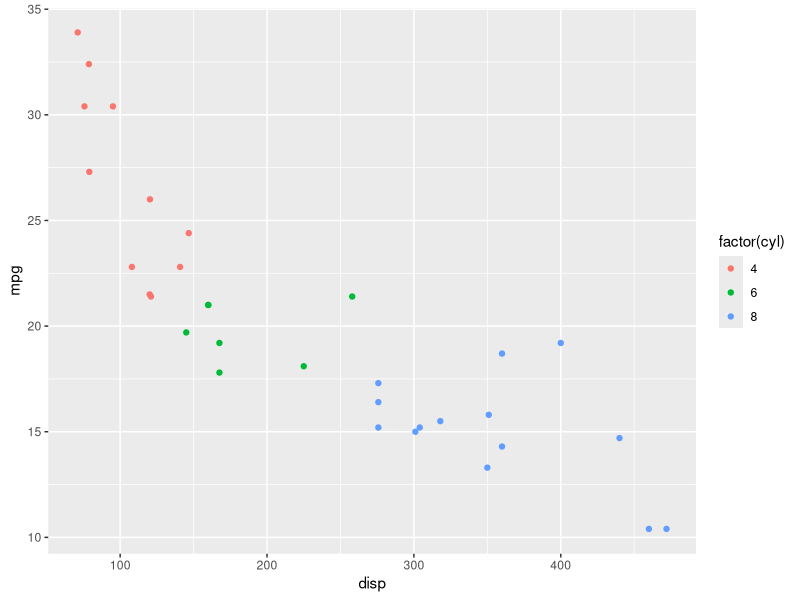
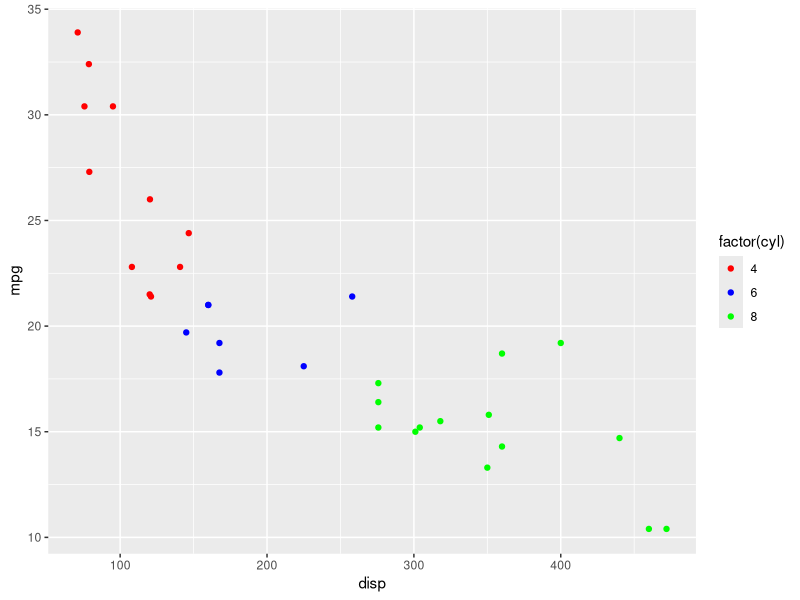
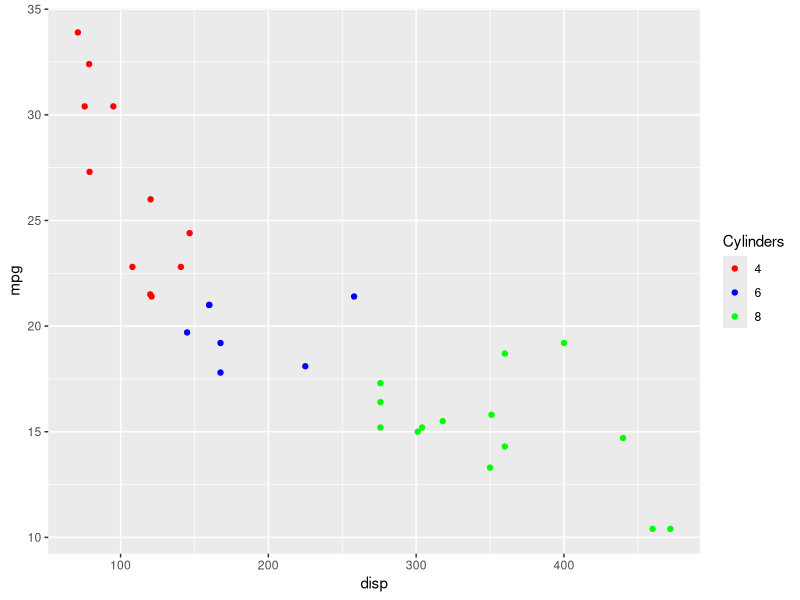
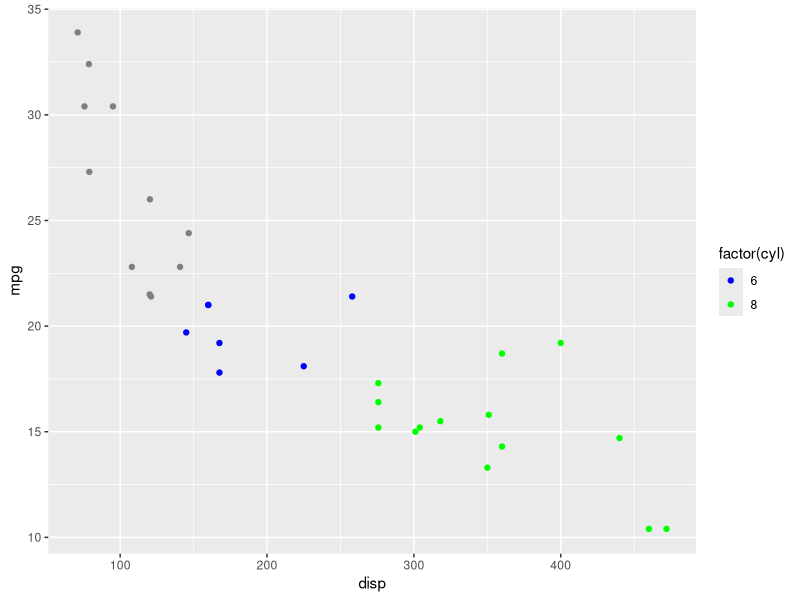
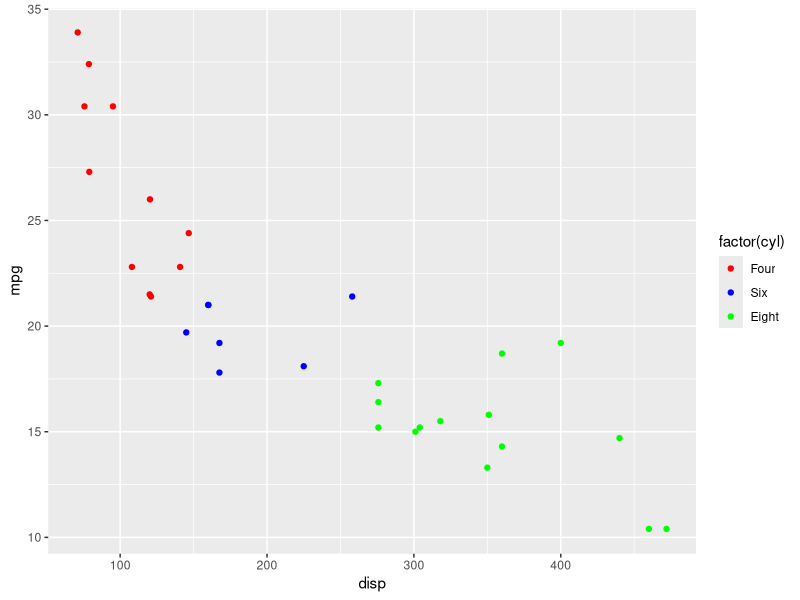
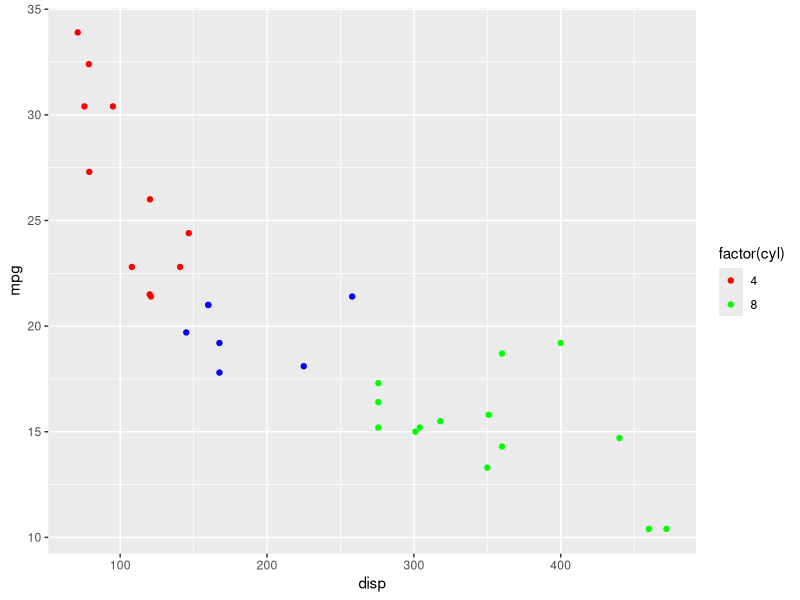
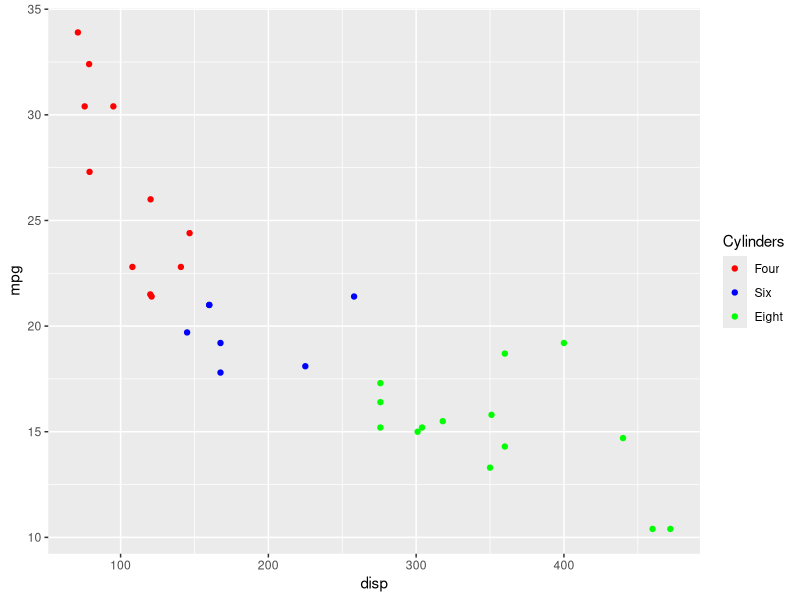
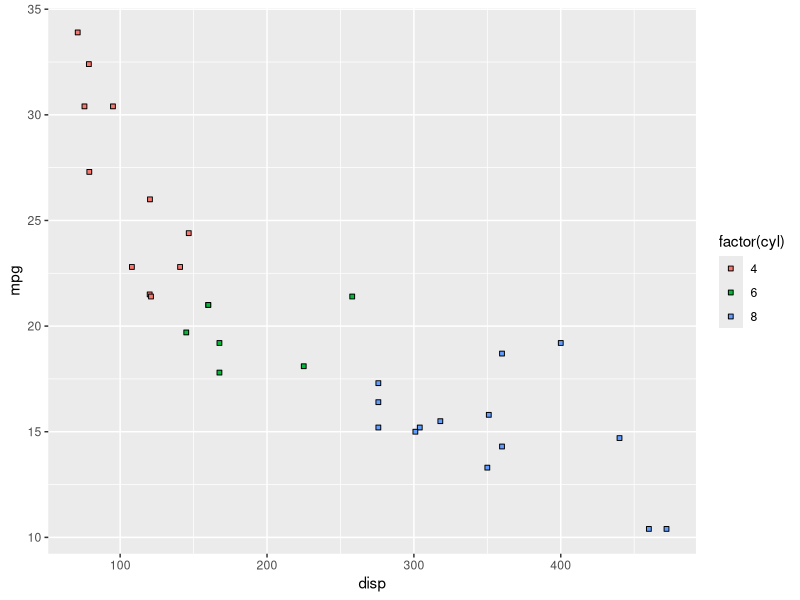

These figures' R source, in order:
## ---- chunk 1
library(ggplot2)
library(dplyr)
library(tidyr)
## ---- chunk 2
library(ggplot2)
library(dplyr)
library(tidyr)
## ---- chunk 3
ggplot(mtcars) +
  geom_point(aes(disp, mpg, color = factor(cyl)))
## ---- chunk 4
ggplot(mtcars) +
  geom_point(aes(disp, mpg, color = factor(cyl))) +
  scale_color_manual(values = c("red", "blue", "green"))
## ---- chunk 5
ggplot(mtcars) +
  geom_point(aes(disp, mpg, color = factor(cyl))) +
  scale_color_manual(name = "Cylinders", 
    values = c("red", "blue", "green"))
## ---- chunk 6
ggplot(mtcars) +
  geom_point(aes(disp, mpg, color = factor(cyl))) +
  scale_color_manual(values = c("4" = "red", "6" = "blue", "8" = "green"),
    limits = c("6", "8"))
## ---- chunk 7
ggplot(mtcars) +
  geom_point(aes(disp, mpg, color = factor(cyl))) +
  scale_color_manual(values = c("red", "blue", "green"),
    labels = c('Four', 'Six', 'Eight'))
## ---- chunk 8
ggplot(mtcars) +
  geom_point(aes(disp, mpg, color = factor(cyl))) +
  scale_color_manual(values = c("4" = "red", "6" = "blue", "8" = "green"),
    breaks = c("4", "8"))
## ---- chunk 9
ggplot(mtcars) +
  geom_point(aes(disp, mpg, color = factor(cyl))) +
  scale_color_manual(name = "Cylinders",
    values = c("4" = "red", "6" = "blue", "8" = "green"),
    labels = c('Four', 'Six', 'Eight'), limits = c("4", "6", "8"),
    breaks = c("4", "6", "8"))
## ---- chunk 10
ggplot(mtcars) +
  geom_point(aes(disp, mpg, fill = factor(cyl)), shape = 22)
## ---- chunk 11
ggplot(mtcars) +
  geom_point(aes(disp, mpg, fill = factor(cyl)), shape = 22) +
  scale_fill_manual(name = "Cylinders", 
    values = c("red", "blue", "green"))
## ---- chunk 12
ggplot(mtcars) +
  geom_point(aes(disp, mpg, fill = factor(cyl)), shape = 22) +
  scale_fill_manual(values = c("red", "blue", "green"))
## ---- chunk 13
ggplot(mtcars) +
  geom_point(aes(disp, mpg, fill = factor(cyl)), shape = 22) +
  scale_fill_manual(values = c("red", "blue", "green"),
    labels = c('Four', 'Six', 'Eight'))
## ---- chunk 14
ggplot(mtcars) +
  geom_point(aes(disp, mpg, fill = factor(cyl)), shape = 22) +
  scale_fill_manual(values = c("4" = "red", "6" = "blue", "8" = "green"),
    limits = c("6", "8"))
## ---- chunk 15
ggplot(mtcars) +
  geom_point(aes(disp, mpg, fill = factor(cyl)), shape = 22) +
  scale_fill_manual(values = c("4" = "red", "6" = "blue", "8" = "green"),
    breaks = c("4", "8"))
## ---- chunk 16
ggplot(mtcars) +
  geom_point(aes(disp, mpg, fill = factor(cyl)), shape = 22) +
  scale_fill_manual(name = "Cylinders",
    values = c("4" = "red", "6" = "blue", "8" = "green"),
    labels = c('Four', 'Six', 'Eight'), limits = c("4", "6", "8"),
    breaks = c("4", "6", "8"))
